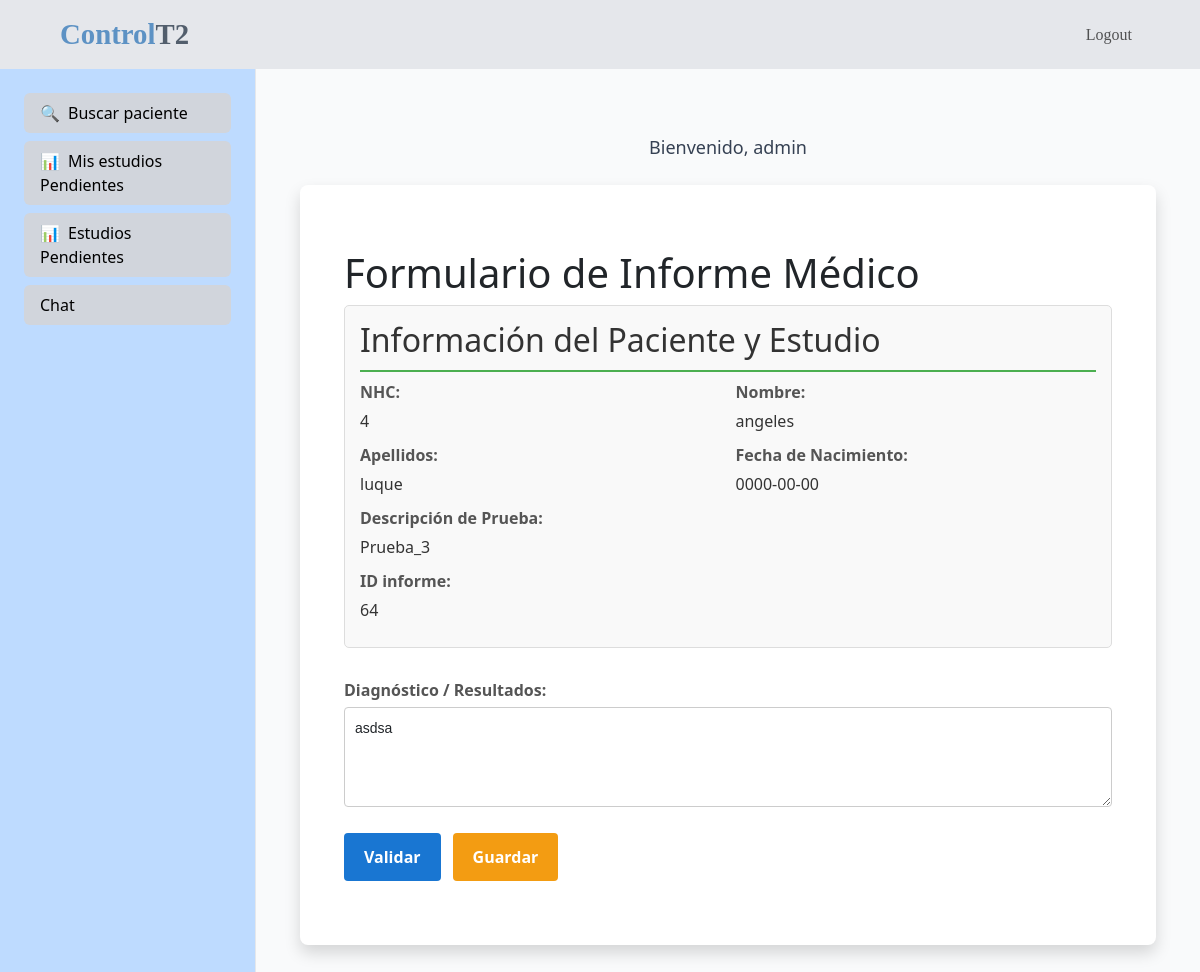
Screenshot of /Controlador/medico/index.php?action=informe&id=13 (signed in) with the database file from the repository.
### tables this page shows
CREATE TABLE `estudios` (
  `id_estudio` int(11) NOT NULL,
  `NHC` int(11) NOT NULL,
  `cod_prueba` varchar(11) NOT NULL,
  `num_colegiado` int(11) DEFAULT NULL,
  `cod_modalidad` varchar(11) DEFAULT NULL,
  `realizado` tinyint(1) DEFAULT NULL,
  `informado` tinyint(1) DEFAULT NULL,
  `id_informe` int(11) DEFAULT NULL,
  `f_realizado` date DEFAULT NULL,
  `f_informado` date DEFAULT NULL,
  `f_ultimaActu` date DEFAULT NULL,
  `enviados` tinyint(1) DEFAULT NULL
);

CREATE TABLE `pacientes` (
  `NHC` int(11) NOT NULL,
  `nombre` varchar(200) NOT NULL,
  `apellidos` varchar(200) NOT NULL,
  `f_nac` date NOT NULL,
  `edad` int(11) NOT NULL,
  `sexo` varchar(11) NOT NULL,
  `tlf` int(11) NOT NULL,
  `login` varchar(20) NOT NULL
);

CREATE TABLE `pruebas` (
  `cod_prueba` varchar(11) NOT NULL,
  `descripcion` varchar(500) NOT NULL,
  `modalidad` int(11) DEFAULT NULL
);

CREATE TABLE `informes` (
  `id_informe` int(11) NOT NULL,
  `resultados` varchar(500) NOT NULL,
  `Validado` tinyint(1) NOT NULL,
  `f_informe` date NOT NULL
);

### Controlador/medico/index.php (called while the page is built, shortened)
<?php
include(__DIR__.'/../../Utilidades/funciones.php');
require_once(__DIR__.'/../../Vista/medico/medico.php');
?>

### Modelo/class.db.php (called while the page is built, shortened)
<?php
    class db{
        private $conn;
        public function __construct(){
            $this->conn = new mysqli("localhost", USUARIO_CON, PSW_CON, "controlt2_ok");
            $this->conn->set_charset("utf8");
        }
        public function getConn() {
            return $this->conn;
        }
    }
?>

### Modelo/class.medico.php (called while the page is built, shortened)
<?php
require_once('class.db.php');
class medico{
        public $conn;
        public function __construct(){
            $this->db = new db();
            $this->conn = $this->db->getConn();
        }
    function getInforme($id_estudio){
        $sent = "select b.NHC, b.nombre,b.apellidos,b.f_nac,c.descripcion,d.resultados,
                a.id_informe
                from estudios a LEFT JOIN pacientes b on a.NHC = b.NHC
                    left join pruebas c on a.cod_prueba = c.cod_prueba
                    left join informes d on a.id_informe = d.id_informe
                where id_estudio = ?";
            $cons = $this->conn->prepare($sent);
            $cons->bind_param("i", $id_estudio);
            $cons->execute();
            $cons->bind_result( $nhc, $nombre, $apellidos, $f_nac, $descripcion, $resultados, $id_informe);
            $found= array();
            if($cons->fetch()){
                $found[] = array($nhc, $nombre, $apellidos, $f_nac, $descripcion, $resultados,  $id_informe);
            }
            return $found;
    }
}
    ?>

### Vista/medico/informe.php (the view, shortened to what this page needs)
<!DOCTYPE html>
<html lang="es">
<head>
    <link rel="stylesheet" href="../../Recursos/css/app.css">
</head>
<body>
    <div class="container">
        <h1>Formulario de Informe Médico</h1>
        <?php
        if (isset($arrayResultados) && is_array($arrayResultados) && count($arrayResultados) > 0) {
            $estudio = $arrayResultados[0];
            $nhc = htmlspecialchars($estudio[0] ?? '');
            $nombre = htmlspecialchars($estudio[1] ?? '');
            $apellidos = htmlspecialchars($estudio[2] ?? '');
            $f_nac = htmlspecialchars($estudio[3] ?? '');
            $descripcion = htmlspecialchars($estudio[4] ?? '');
            $resultados = htmlspecialchars($estudio[5] ?? '');
            $id_informe = htmlspecialchars($estudio[6] ?? '');
        ?>
            <div class="info-paciente">
                <h2>Información del Paciente y Estudio</h2>
                <div class="info-row">
                    <div class="info-field">
                        <label>NHC:</label>
                        <span><?php echo $nhc; ?></span>
                    </div>
                    <div class="info-field">
                        <label>Nombre:</label>
                        <span><?php echo $nombre; ?></span>
                    </div>
                </div>
                <div class="info-row">
                    <div class="info-field">
                        <label>Apellidos:</label>
                        <span><?php echo $apellidos; ?></span>
                    </div>
                    <div class="info-field">
                        <label>Fecha de Nacimiento:</label>
                        <span><?php echo $f_nac; ?></span>
                    </div>
                </div>
                <div class="info-row">
                    <div class="info-field">
                        <label>Descripción de Prueba:</label>
                        <span><?php echo $descripcion; ?></span>
                    </div>
                </div>
                 <div class="info-row">
                    <div class="info-field">
                        <label>ID informe:</label>
                        <span><?php echo $id_informe; ?></span>
                    </div>
                </div>
            </div>
        <?php
        } else {
            echo "<p style='color: #ff9800; font-weight: bold;'>No se encontraron datos del estudio.</p>";
        }
        ?>
        <form method="POST">
            <div class="form-group">
                <label for="diagnostico">Diagnóstico / Resultados:</label>
                <textarea id="diagnostico" name="diagnostico" ><?php echo isset($resultados) ? $resultados : ''; ?></textarea>
            </div>
            <div style="display:flex; gap:12px; margin-top:10px;">
                <button type="submit" formaction="index.php?action=validarInforme" class="btn-submit" style="background-color:#1976d2">Validar</button>
                <button type="submit" formaction="index.php?action=guardarInforme" class="btn-submit" style="background-color:#f39c12">Guardar</button>
            </div>
        </form>
    </div>
</body>
</html>

### Recursos/css/app.css (style rules this page uses)
header#header { background-color: #1964ab; }
header#header nav a.navbar-brand { font-size: 1.8rem; font-family: "Roboto Slab"; font-weight: 800; color: #525e6c; }
header#header nav a.navbar-brand span { color: #5d92c4; }
header#header nav .navbar-nav { margin-left: 75px; font-family: 'Lucida Sans'; }

### Vista/medico/informe.php (style rules this page uses)
.container { max-width: 900px; margin: 20px auto; padding: 20px; }
.info-paciente { background-color: #f9f9f9; border: 1px solid #ddd; border-radius: 5px; padding: 15px; margin-bottom: 30px; }
.info-paciente h2 { margin-top: 0; color: #333; border-bottom: 2px solid #4CAF50; padding-bottom: 10px; }
.info-row { display: grid; grid-template-columns: 1fr 1fr; gap: 15px; margin-bottom: 10px; }
.info-field { display: flex; flex-direction: column; }
.info-field label { font-weight: bold; color: #555; margin-bottom: 5px; }
.info-field span { color: #333; }
.form-group { margin-bottom: 20px; }
.form-group label { display: block; margin-bottom: 5px; font-weight: bold; color: #555; }
.form-group input, .form-group textarea { width: 100%; padding: 10px; border: 1px solid #ccc; border-radius: 4px; font-family: Arial, sans-serif; font-size: 14px; }
.form-group textarea { resize: vertical; min-height: 100px; }
.btn-submit { background-color: #4CAF50; color: white; padding: 12px 20px; border: none; border-radius: 4px; cursor: pointer; font-size: 16px; font-weight: bold; }

### rows the page displays
estudios: NHC.NHC "4", NHC.nombre "angeles", NHC.apellidos "luque", NHC.f_nac "0000-00-00", cod_prueba.descripcion "Prueba_3", id_informe "64", diagnostico "asdsa"

### other values shown
$_SESSION['nom'] "admin"
